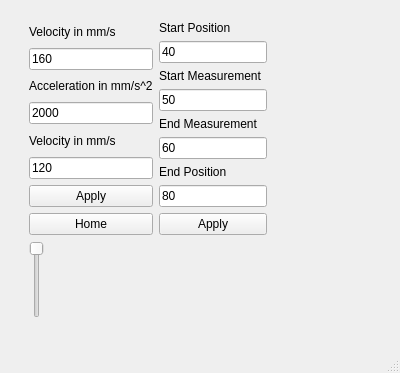
<?xml version="1.0" encoding="UTF-8"?>
<ui version="4.0">
 <class>MainWindow</class>
 <widget class="QMainWindow" name="MainWindow">
  <property name="geometry">
   <rect>
    <x>0</x>
    <y>0</y>
    <width>400</width>
    <height>373</height>
   </rect>
  </property>
  <property name="windowTitle">
   <string>MainWindow</string>
  </property>
  <widget class="QWidget" name="centralwidget">
   <widget class="QWidget" name="layoutWidget">
    <property name="geometry">
     <rect>
      <x>9</x>
      <y>21</y>
      <width>376</width>
      <height>297</height>
     </rect>
    </property>
    <layout class="QGridLayout" name="gridLayout">
     <item row="0" column="2">
      <layout class="QVBoxLayout" name="verticalLayout_3">
       <item>
        <widget class="QLabel" name="label_4">
         <property name="text">
          <string>Start Position</string>
         </property>
        </widget>
       </item>
       <item>
        <widget class="QLineEdit" name="StartPos">
         <property name="text">
          <string>40</string>
         </property>
        </widget>
       </item>
       <item>
        <widget class="QLabel" name="label_5">
         <property name="text">
          <string>Start Measurement</string>
         </property>
        </widget>
       </item>
       <item>
        <widget class="QLineEdit" name="StartMeasPos">
         <property name="text">
          <string>50</string>
         </property>
        </widget>
       </item>
       <item>
        <widget class="QLabel" name="label_6">
         <property name="text">
          <string>End Measurement</string>
         </property>
        </widget>
       </item>
       <item>
        <widget class="QLineEdit" name="StopMeasPos">
         <property name="text">
          <string>60</string>
         </property>
        </widget>
       </item>
       <item>
        <widget class="QLabel" name="label_7">
         <property name="text">
          <string>End Position</string>
         </property>
        </widget>
       </item>
       <item>
        <widget class="QLineEdit" name="EndPos">
         <property name="text">
          <string>80</string>
         </property>
        </widget>
       </item>
       <item>
        <widget class="QPushButton" name="SetParam">
         <property name="text">
          <string>Apply</string>
         </property>
        </widget>
       </item>
      </layout>
     </item>
     <item row="1" column="1">
      <widget class="QSlider" name="PositionSlide">
       <property name="minimum">
        <number>1</number>
       </property>
       <property name="value">
        <number>1</number>
       </property>
       <property name="sliderPosition">
        <number>1</number>
       </property>
       <property name="orientation">
        <enum>Qt::Vertical</enum>
       </property>
       <property name="invertedAppearance">
        <bool>true</bool>
       </property>
      </widget>
     </item>
     <item row="0" column="1">
      <layout class="QVBoxLayout" name="verticalLayout">
       <item>
        <widget class="QLabel" name="label">
         <property name="text">
          <string>Velocity in mm/s</string>
         </property>
        </widget>
       </item>
       <item>
        <widget class="QLineEdit" name="VelT">
         <property name="text">
          <string>160</string>
         </property>
        </widget>
       </item>
       <item>
        <widget class="QLabel" name="label_2">
         <property name="text">
          <string>Acceleration in mm/s^2</string>
         </property>
        </widget>
       </item>
       <item>
        <widget class="QLineEdit" name="AccelT">
         <property name="text">
          <string>2000</string>
         </property>
        </widget>
       </item>
       <item>
        <widget class="QLabel" name="label_3">
         <property name="text">
          <string>Velocity in mm/s</string>
         </property>
        </widget>
       </item>
       <item>
        <widget class="QLineEdit" name="HVelT">
         <property name="text">
          <string>120</string>
         </property>
        </widget>
       </item>
       <item>
        <widget class="QPushButton" name="ApplyB">
         <property name="text">
          <string>Apply</string>
         </property>
        </widget>
       </item>
       <item>
        <widget class="QPushButton" name="HomeB">
         <property name="text">
          <string>Home</string>
         </property>
        </widget>
       </item>
      </layout>
     </item>
     <item row="0" column="0">
      <spacer name="verticalSpacer">
       <property name="orientation">
        <enum>Qt::Vertical</enum>
       </property>
       <property name="sizeHint" stdset="0">
        <size>
         <width>20</width>
         <height>40</height>
        </size>
       </property>
      </spacer>
     </item>
     <item row="1" column="0">
      <spacer name="verticalSpacer_3">
       <property name="orientation">
        <enum>Qt::Vertical</enum>
       </property>
       <property name="sizeHint" stdset="0">
        <size>
         <width>20</width>
         <height>40</height>
        </size>
       </property>
      </spacer>
     </item>
     <item row="0" column="3">
      <spacer name="verticalSpacer_2">
       <property name="orientation">
        <enum>Qt::Vertical</enum>
       </property>
       <property name="sizeHint" stdset="0">
        <size>
         <width>20</width>
         <height>40</height>
        </size>
       </property>
      </spacer>
     </item>
     <item row="0" column="4">
      <spacer name="horizontalSpacer_2">
       <property name="orientation">
        <enum>Qt::Horizontal</enum>
       </property>
       <property name="sizeHint" stdset="0">
        <size>
         <width>40</width>
         <height>20</height>
        </size>
       </property>
      </spacer>
     </item>
    </layout>
   </widget>
  </widget>
  <widget class="QMenuBar" name="menubar">
   <property name="geometry">
    <rect>
     <x>0</x>
     <y>0</y>
     <width>400</width>
     <height>21</height>
    </rect>
   </property>
  </widget>
  <widget class="QStatusBar" name="statusbar"/>
 </widget>
 <resources/>
 <connections/>
</ui>
